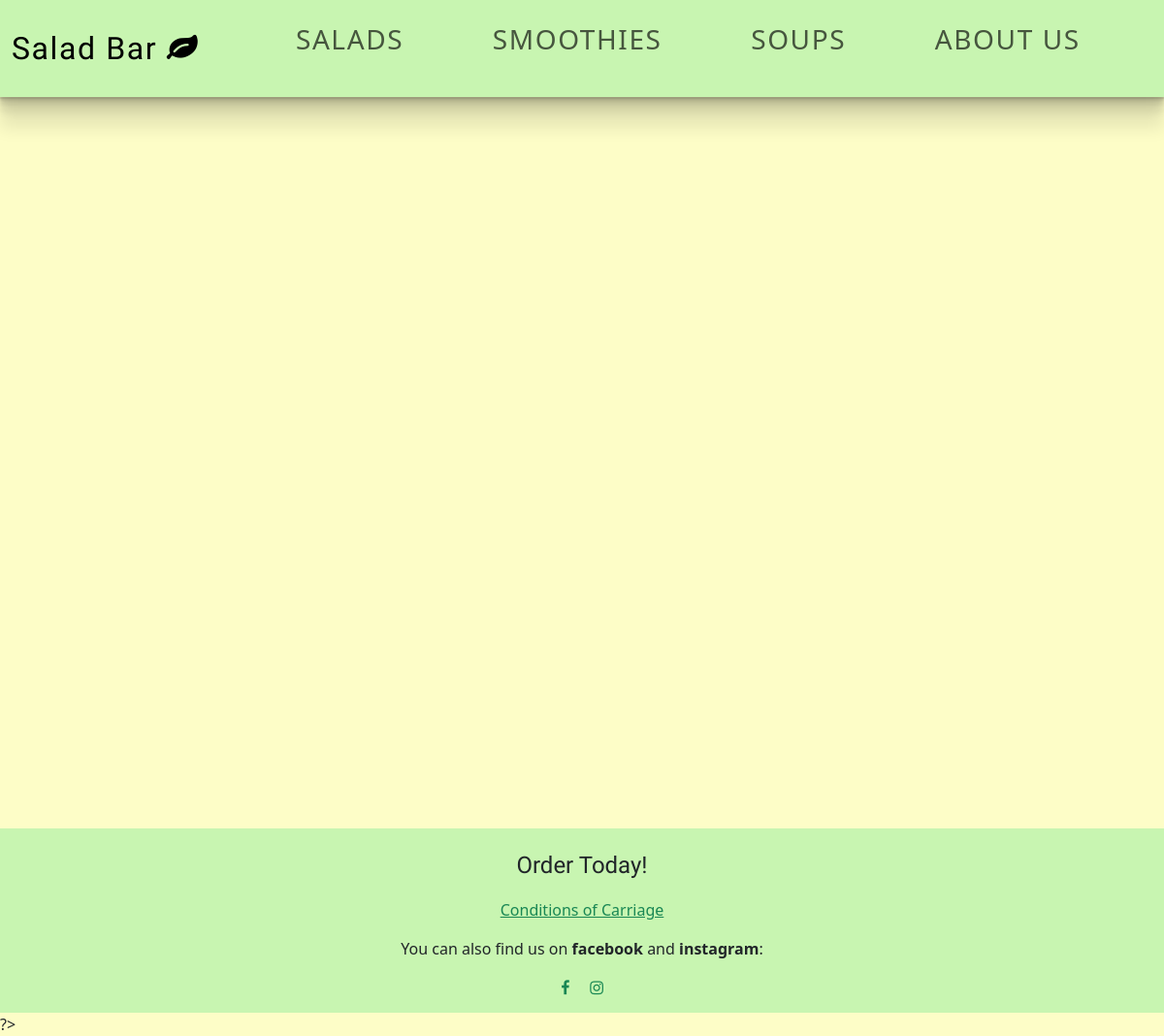
Before: /pages/salads.php with the older database file.
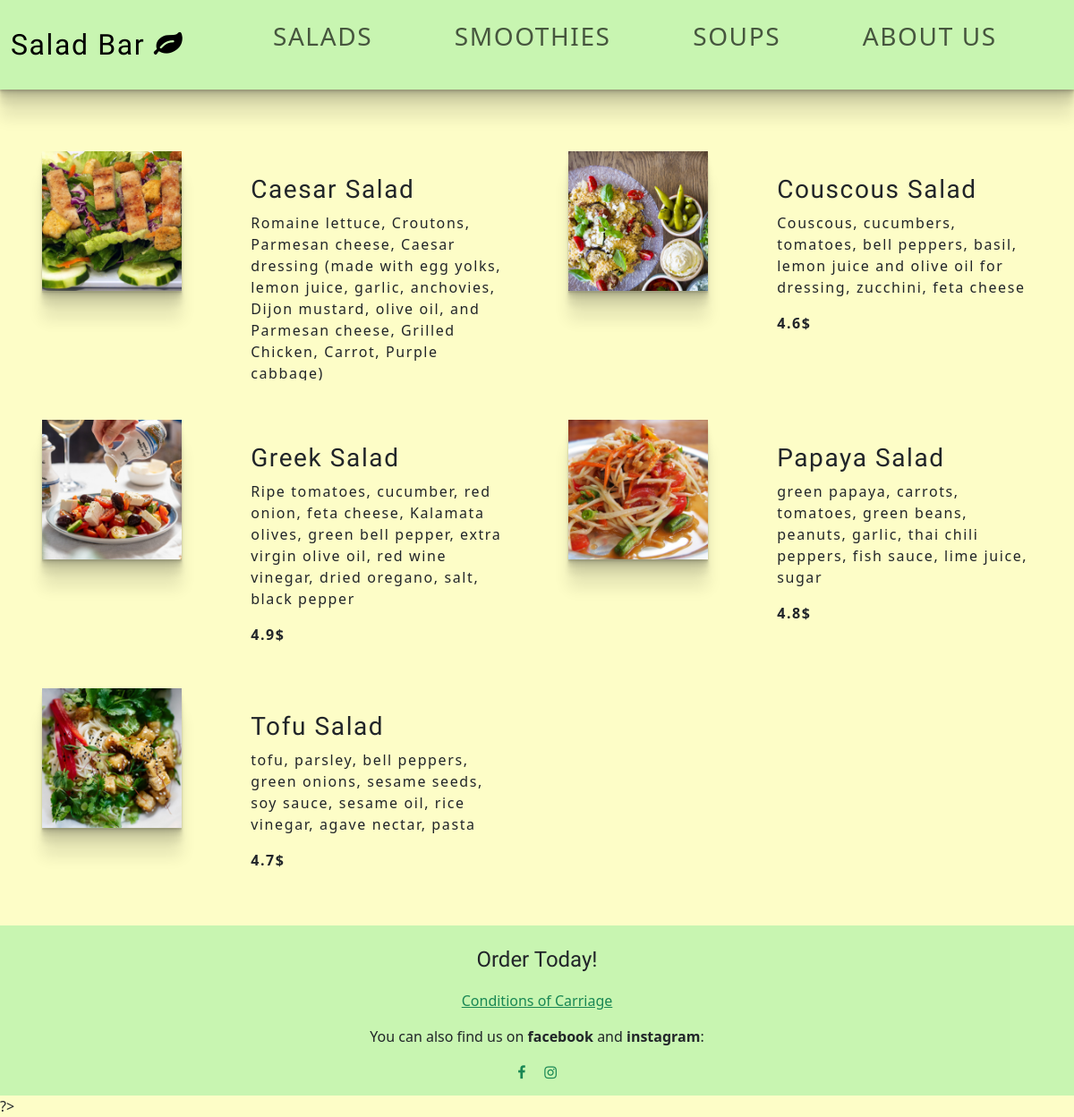
After: the same page with the newer database file.
### tables this page shows
CREATE TABLE `product` (
  `id` int NOT NULL AUTO_INCREMENT,
  `price` float NOT NULL,
  `product_name` varchar(255) NOT NULL,
  `ingredients` varchar(255) DEFAULT NULL,
  `type` enum('salad','smoothie','soup') DEFAULT NULL,
  `image` varchar(255) DEFAULT NULL,
  PRIMARY KEY (`id`),
  UNIQUE KEY `id` (`id`),
  UNIQUE KEY `image` (`image`)
);

### operations/productsFunction.php (the view, shortened to what this page needs)
<?php
function Products(): void
{
  foreach ($GLOBALS["result"] as $r) {
    echo "
          <section class='col-lg-6 products'>
          <img src='/salad-bar/media/image/products/" .
      $r["type"] .
      "/" .
      $r["image"] .
      "' width='700' height='700' alt='" .
      $r["product_name"] .
      "' class='products' >
          <div>
          <h3>" .
      $r["product_name"] .
      "</h3>
          <p>" .
      $r["ingredients"] .
      "</p>
          <p class='prices'>" .
      $r["price"] .
      "$";
    echo "</p>
          </div>
          </section>
          ";
  }
}
?>

Changed rows visible on the page:
added product: type+image (picture), product_name "Caesar Salad", ingredients "Romaine lettuce, Croutons, Parmesan cheese, Caesar dressing (made with egg yolks, lemon juice, garlic, anchovies, Dijon mustard, olive oil, and Parmesan cheese, Grilled Chicken, Carrot, Purple cabbage)"
added product: type+image (picture), product_name "Couscous Salad", ingredients "Couscous, cucumbers, tomatoes, bell peppers, basil, lemon juice and olive oil for dressing, zucchini, feta cheese", price "4.6"
added product: type+image (picture), product_name "Greek Salad", ingredients "Ripe tomatoes, cucumber, red onion, feta cheese, Kalamata olives, green bell pepper, extra virgin olive oil, red wine vinegar, dried oregano, salt, black pepper", price "4.9"
added product: type+image (picture), product_name "Papaya Salad", ingredients "green papaya, carrots, tomatoes, green beans, peanuts, garlic, thai chili peppers, fish sauce, lime juice, sugar", price "4.8"
added product: type+image (picture), product_name "Tofu Salad", ingredients "tofu, parsley, bell peppers, green onions, sesame seeds, soy sauce, sesame oil, rice vinegar, agave nectar, pasta", price "4.7"
